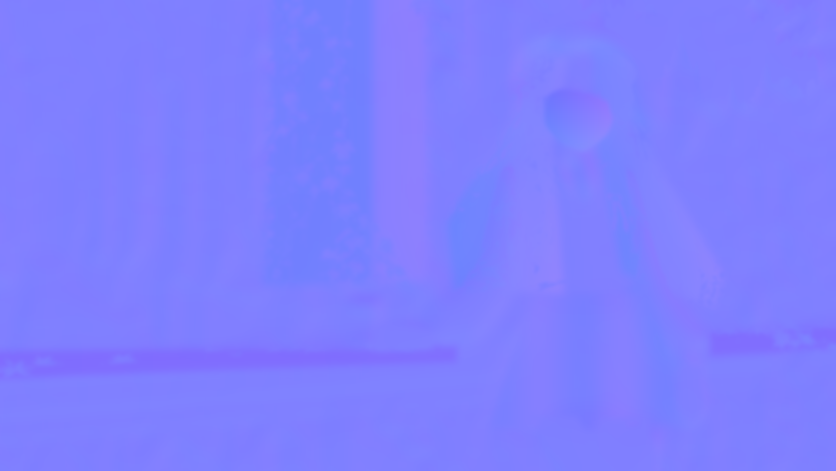
#> input picture sources/hero/base-normal-v2.png, 1672 x 941 px, given in place of base-albedo.png, which was not available (shown at 1/2 size)
$ python generate_normal.py
#> lines starting #> are read from the running program, lines starting #| are printed output that depends on the picture; pictures that were not available may be replaced by others from this repository, and a replacement may not be noted
"""Generate a registered, conservative bas-relief normal test map from Base-4.

This is a deterministic v1 lighting-test asset, not a hand-authored semantic
surface normal. Run from the repository root: python scripts/generate_normal.py
"""

from pathlib import Path
import numpy as np
from PIL import Image, ImageFilter

ROOT = Path(__file__).resolve().parents[1]
SOURCE = ROOT / "public/assets/hero/base/base-albedo.png"
OUTPUT = ROOT / "sources/hero/base-normal-v1.png"
EXPECTED_SIZE = (1672, 941)


def main() -> None:
    base = Image.open(SOURCE).convert("RGB")
#> base is the input picture: PIL image 1672x941 RGB; mean R, G, B 127.1, 127.4, 254.9
    if base.size != EXPECTED_SIZE:
        raise ValueError(f"Expected {EXPECTED_SIZE}, got {base.size}")
    luminance = base.convert("L")
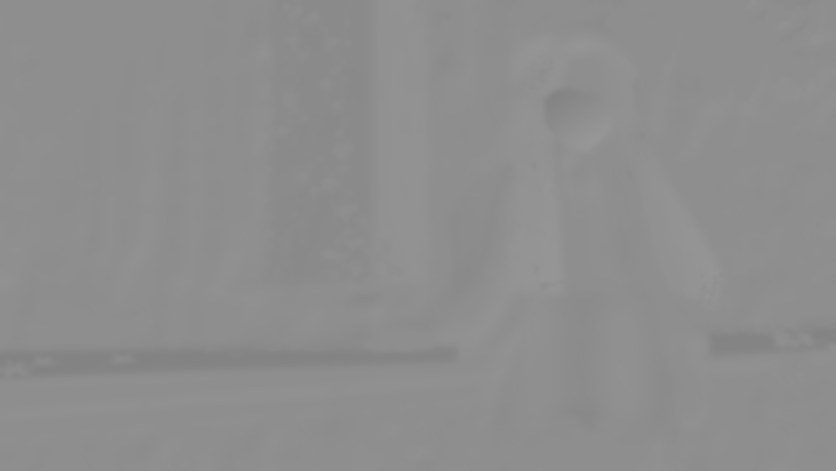
#> luminance: PIL image 1672x941 L (shown at 1/2 size); min 130, max 151, mean 141.8
    fine = np.asarray(luminance.filter(ImageFilter.GaussianBlur(3)), dtype=np.float32) / 255
    broad = np.asarray(luminance.filter(ImageFilter.GaussianBlur(16)), dtype=np.float32) / 255
    height = 0.6 * fine + 0.4 * broad
    dy, dx = np.gradient(height)
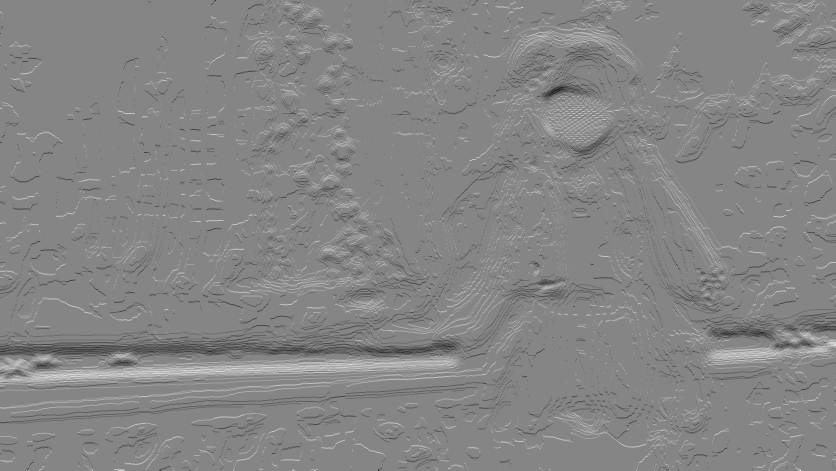
#> dy: shape (941, 1672) float32 (shown at 1/2 size); min -0.00431, max 0.00392, mean 2.52e-06; drawn with min black and max white
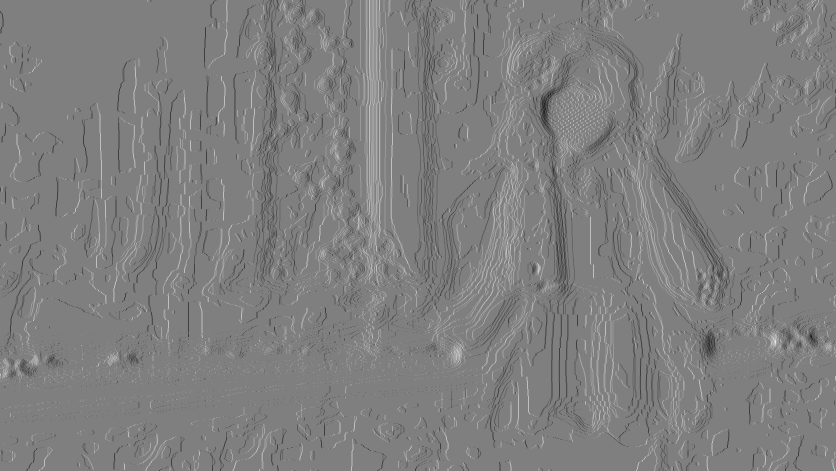
#> dx: shape (941, 1672) float32 (shown at 1/2 size); min -0.00392, max 0.00392, mean -2.72e-08; drawn with min black and max white
    vectors = np.stack((-dx * 13, -dy * 13, np.ones_like(height)), axis=-1)
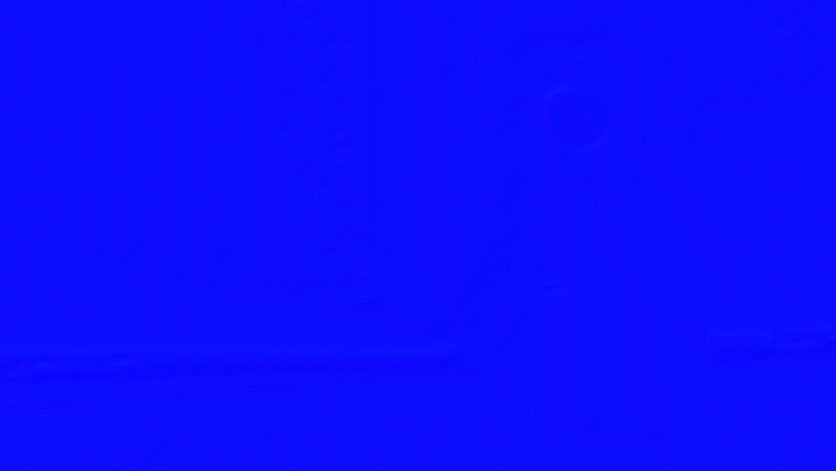
#> vectors: shape (941, 1672, 3) float32 (shown at 1/2 size); mean of channels 0, 1, 2 3.53e-07, -3.28e-05, 1; drawn with min black and max white
    vectors /= np.linalg.norm(vectors, axis=-1, keepdims=True)
    rgb = np.clip(np.rint((vectors * 0.5 + 0.5) * 255), 0, 255).astype(np.uint8)
    OUTPUT.parent.mkdir(parents=True, exist_ok=True)
    Image.fromarray(rgb, "RGB").save(OUTPUT, optimize=True)
    print(f"{OUTPUT.relative_to(ROOT)}: {base.size}, RGB, registered source pixels")
#| sources/hero/base-normal-v1.png: (1672, 941), RGB, registered source pixels


if __name__ == "__main__":
    main()
